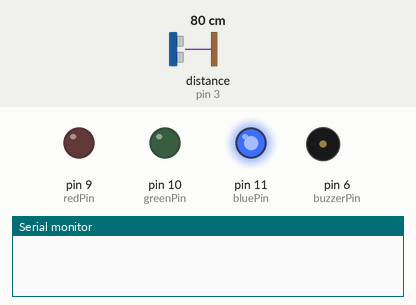
A sketch run on a simulated Arduino Uno, built with avr-gcc and run on an emulated ATmega328P. On the bench: output pins drawn as LEDs (lit = HIGH), buzzer (waves = sounding, pin HIGH), the last lines printed to the serial monitor. Wiring (inferred from the names in the program): ultrasonic range finder: trigger pin 2; echo pin 3. The test bench sets the inputs (shaded band); at power-on: distance to the obstacle (sensor on pin 3) 80 cm. The echo pulse lasts 58.3 µs per cm; random numbers use the default seed unless the sketch sets one; pins used as bus, display or sensor lines are not drawn.

Above: at 1.2 s.
1.3 s: distance to the obstacle (sensor on pin 3) set to 13 cm
4.3 s: distance to the obstacle (sensor on pin 3) set to 10 cm
At 6.54 s:
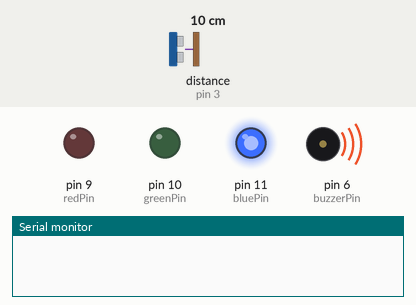
At 13.1 s:
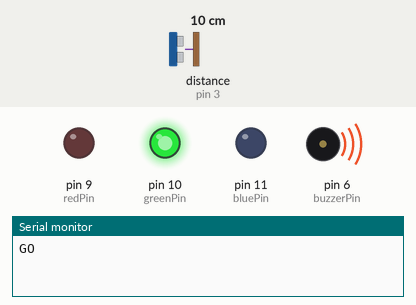
Timing chart, 0 to 13.3 s (numbered marks = the images above; inputs shaded):
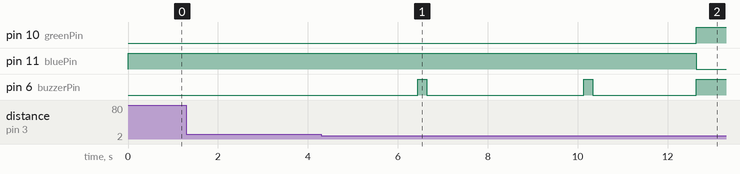

The sketch:

sketch_feb17a.ino
```cpp
// =============================
// TRICK REACTION GAME
// Must react only when GREEN + SOUND together
// =============================

const int trigPin = 2;
const int echoPin = 3;

const int redPin = 9;
const int greenPin = 10;
const int bluePin = 11;

const int buzzerPin = 6;

const int triggerDistance = 10;

unsigned long startTime;
unsigned long reactionTime;

bool realSignal = false;

void setup() {
  Serial.begin(9600);

  pinMode(trigPin, OUTPUT);
  pinMode(echoPin, INPUT);

  pinMode(redPin, OUTPUT);
  pinMode(greenPin, OUTPUT);
  pinMode(bluePin, OUTPUT);

  pinMode(buzzerPin, OUTPUT);

  randomSeed(analogRead(A0));
}
void loop() {

  // ======================
  // WAIT FOR HAND (BLUE)
  // ======================

  setColor(0, 0, 255);   // BLUE waiting

  while (readDistance() > triggerDistance || readDistance() == 0) {}

  delay(500);

  int fakeCount = 0;
  int maxFakes = random(2, 6);   // 🔥 between 2 and 5 tricks
  realSignal = false;

  while (!realSignal) {

    delay(random(1500, 3000));

    // ======================
    // IF WE REACHED MAX FAKES → FORCE REAL
    // ======================
    if (fakeCount >= maxFakes) {

      realSignal = true;

      Serial.println("GO");

      setColor(0, 255, 0);   // GREEN
      digitalWrite(buzzerPin, HIGH);

      startTime = millis();

      while (true) {
        if (handRemoved()) {
          reactionTime = millis() - startTime;
          break;
        }
      }

      digitalWrite(buzzerPin, LOW);

      Serial.print("RESULT:");
      Serial.println(reactionTime);

      delay(3000);
      return;
    }

    // ======================
    // RANDOM FAKE TYPE
    // ======================
    int signalType = random(1, 3);  // 1 or 2

    // FAKE 1 → SOUND ONLY
    if (signalType == 1) {

      digitalWrite(buzzerPin, HIGH);
      delay(200);
      digitalWrite(buzzerPin, LOW);

      delay(500);

      if (handRemoved()) {
        falseStart();
        return;
      }

      fakeCount++;
    }

    // FAKE 2 → GREEN ONLY
    else {

      setColor(0, 255, 0);
      delay(300);
      setColor(0, 0, 255);   // back to BLUE

      delay(500);

      if (handRemoved()) {
        falseStart();
        return;
      }

      fakeCount++;
    }
  }
}


// ======================
// FUNCTIONS
// ======================

bool handRemoved() {
  int distance = readDistance();
  return (distance > triggerDistance || distance == 0);
}

int readDistance() {

  digitalWrite(trigPin, LOW);
  delayMicroseconds(2);

  digitalWrite(trigPin, HIGH);
  delayMicroseconds(10);

  digitalWrite(trigPin, LOW);

  long duration = pulseIn(echoPin, HIGH, 30000);
  if (duration == 0) return 0;

  return duration * 0.034 / 2;
}

void setColor(int r, int g, int b) {
  analogWrite(redPin, r);
  analogWrite(greenPin, g);
  analogWrite(bluePin, b);
}

void falseStart() {

  Serial.println("FAIL");

  setColor(255, 0, 0);

  for (int i = 0; i < 3; i++) {
    digitalWrite(buzzerPin, HIGH);
    delay(150);
    digitalWrite(buzzerPin, LOW);
    delay(150);
  }

  delay(2000);
}
```

Measured:
- the behaviour switches between 12 and 11 cm on distance to the obstacle (sensor on pin 3) (found by bisection; images 0 and 1)
- after the input at 1.3 s, every drawn part: stays the same
- after the input at 4.3 s, pin 10 (greenPin): LOW → HIGH after 8.3 s; pin 11 (bluePin): HIGH → LOW after 8.3 s; pin 6 (buzzerPin): goes HIGH 0.20 s, LOW 3.5 s, HIGH 0.20 s, LOW 2.3 s, then HIGH, starting after 2.1 s
